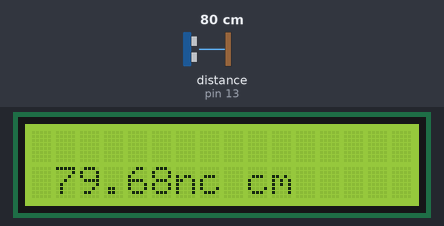
A sketch run on a simulated Arduino Uno, built with avr-gcc and run on an emulated ATmega328P. Parts: 16×2 character LCD. Wiring (inferred from the names in the program): ultrasonic range finder: trigger pin 10; echo pin 13. The inputs (shaded band) are chosen by the test bench; at power-on: distance to the obstacle (sensor on pin 13) 80 cm. The echo pulse lasts 58.3 µs per cm; what the sketch prints to the serial monitor is not drawn.

Above: at 1.3 s.
1.4 s: distance to the obstacle (sensor on pin 13) set to 2 cm
At 3.4 s:
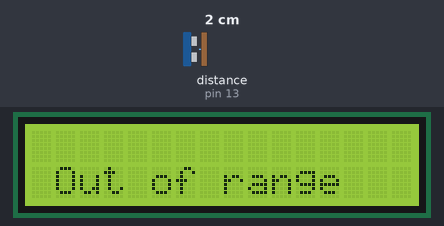
3.7 s: distance to the obstacle (sensor on pin 13) set to 18 cm
At 6.6 s:
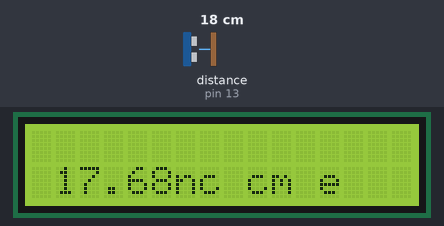
7.8 s: distance to the obstacle (sensor on pin 13) set to 35 cm
At 8.7 s:
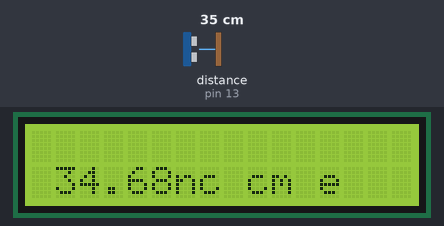
11.9 s: distance to the obstacle (sensor on pin 13) set to 60 cm
At 12.8 s:
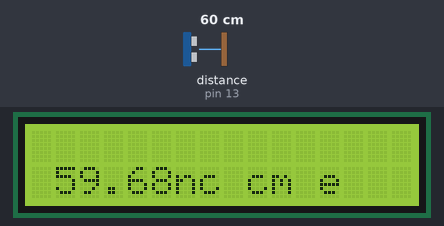
16.0 s: distance to the obstacle (sensor on pin 13) set to 4 cm
At 17.0 s:
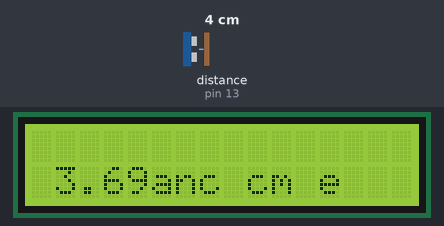
17.5 s: distance to the obstacle (sensor on pin 13) set to 120 cm
At 19.1 s:
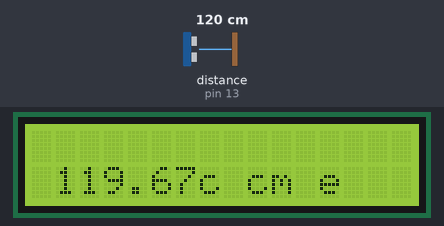
Timing chart, 0 to 20.6 s (numbered marks = the images above; inputs shaded):
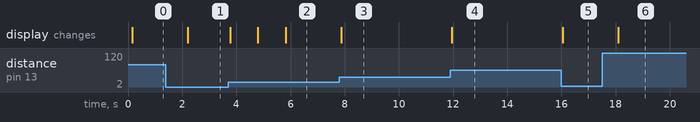

The sketch:

Ultrasony.ino
```cpp
#include <Wire.h>
#include <LiquidCrystal_I2C.h>

LiquidCrystal_I2C lcd(0x27,16,2);

#define TrigPin 10
#define EchoPin 13

float distance, duration;

void setup() {
  // put your setup code here, to run once:
  lcd.init();
  lcd.init();
  lcd.backlight();
  Serial.begin(9600);
  pinMode(EchoPin, INPUT);
  pinMode(TrigPin, OUTPUT);
}

void loop() {
  // put your main code here, to run repeatedly:
  digitalWrite(TrigPin, LOW);
  delayMicroseconds(2);
  digitalWrite(TrigPin, HIGH);
  delayMicroseconds(10);
  digitalWrite(TrigPin, LOW);
  duration = pulseIn(EchoPin, HIGH);
  distance = (duration / 2) * 0.0343;
  Serial.print("Distance = ");
  lcd.setCursor(1,1);
  lcd.print("Distance = ");

  if (distance >= 500 || distance <= 3) {
     Serial.println("Out of range");
     lcd.setCursor(1,1);
     lcd.print("Out of range");
  }
  else {
    Serial.print(distance);
    Serial.println(" cm");
    lcd.setCursor(1,2);
    lcd.print(distance);
    lcd.setCursor(8,2);
    lcd.print(" cm");
    delay(500);
  }
  delay(500);
}
```

Measured:
- after the input at 1.4 s, the display: changes after 0.80 s (image 1)
- after the input at 3.7 s, the display: changes after 0.07 s (image 2)
- after the input at 7.8 s, the display: changes after 0.06 s (image 3)
- after the input at 11.9 s, the display: changes after 0.06 s (image 4)
- after the input at 16.0 s, the display: changes after 0.05 s (image 5)
- after the input at 17.5 s, the display: changes after 0.60 s (image 6)
